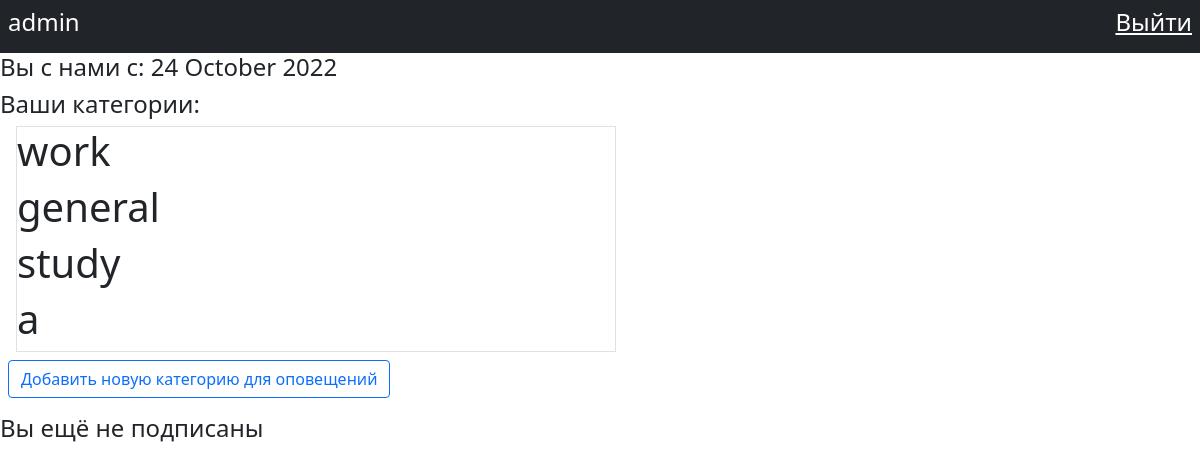
Before: /auth/profile/ (signed in) with the older database file.
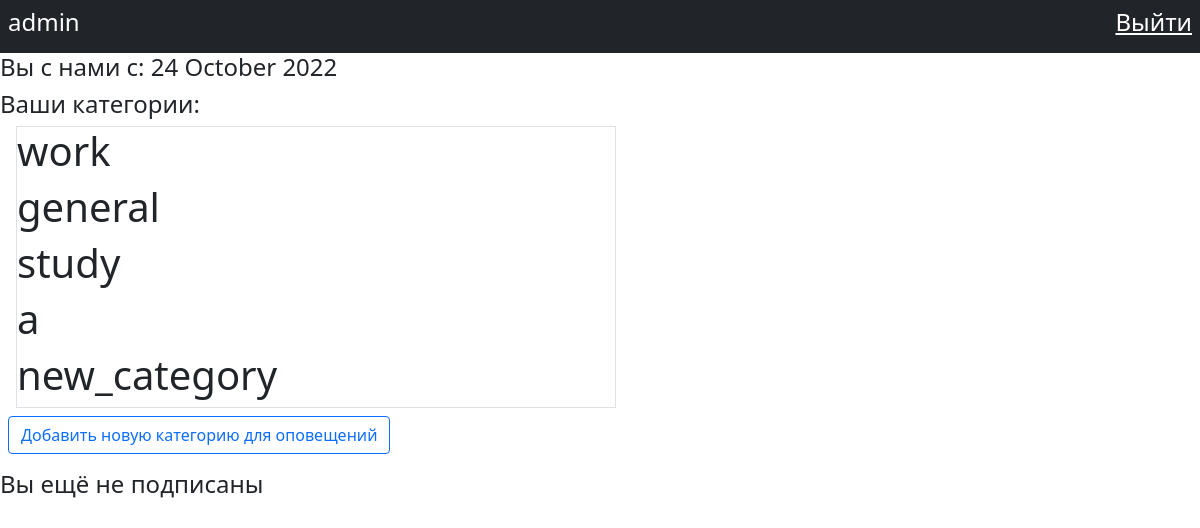
After: the same page with the newer database file.
### notifications/models.py (models this page shows)
class NotificationType(models.Model):
    name_type = models.CharField(max_length=45)
    color = models.CharField(max_length=15)
    def __str__(self):
        return self.name_type

### authentication/views.py (the view)
# urls.py: path('profile/', UserProfileView.as_view(), name="profile"),
class UserProfileView(LoginRequiredMixin, DetailView):
    login_url = reverse_lazy('login')
    model = MyUser
    template_name = 'auth/profile.html'
    context_object_name = 'user'
    def get_object(self):
        return self.model.objects.get(pk=self.request.user.pk)

### templates/auth/profile.html (shortened to what this page needs)
{% extends 'base.html' %}
{% block content %}
    <section>
        <nav class="bg-dark h-25 d-flex justify-content-between align-items-center">
            {% if user.is_authenticated %}
                <h5 class="text-white fs-4 p-2">{{ user }}</h5>
                <h5><a class="text-white fs-4 p-2" href="/auth/logout/">Выйти</a></h5>
            {% endif %}
        </nav>
        <div>
            <h4>Вы с нами c: {{ user.date_joined|date:"d F Y" }}</h4>
            <h4>Ваши категории:</h4>
            <div class="ms-3 border w-50">
                {% for notif_type in user.notification_type.all %}
                    <h1>{{ notif_type }}</h1>
                {% endfor %}
            </div>
            <a class="btn btn-outline-primary m-2" href="/notifications/add_notification_type/">Добавить новую категорию для оповещений</a>
            <div class="mt-2">
                {% if user.is_subscribed == False %}
                    <h4>Вы ещё не подписаны</h4>
                {% else %}
                    <h4>Вы подписаны ^-^</h4>
                {% endif %}
            </div>
        </div>
    </section>
{% endblock %}

Changed rows visible on the page:
added NotificationType: name_type "new_category"
